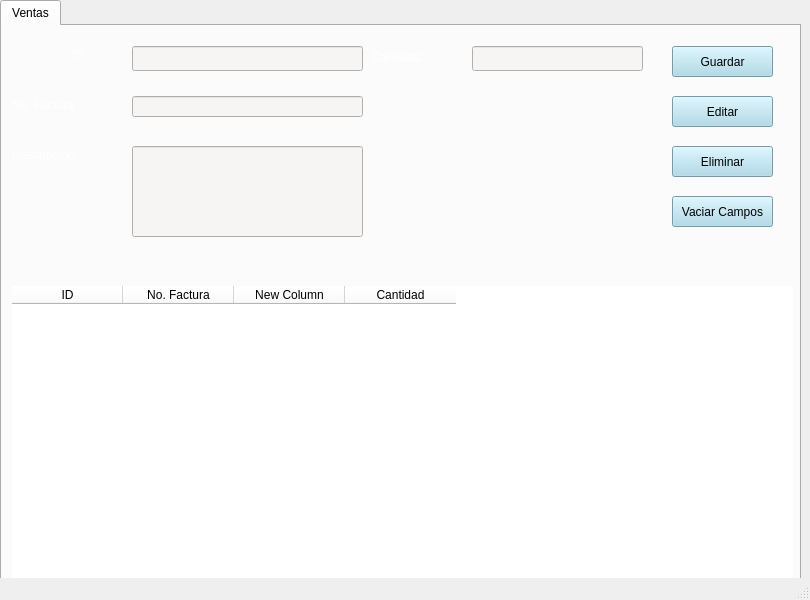
<?xml version="1.0" encoding="UTF-8"?>
<ui version="4.0">
 <class>Ventas</class>
 <widget class="QMainWindow" name="Ventas">
  <property name="geometry">
   <rect>
    <x>0</x>
    <y>0</y>
    <width>810</width>
    <height>600</height>
   </rect>
  </property>
  <property name="windowTitle">
   <string>Ventas.ui</string>
  </property>
  <widget class="QWidget" name="centralwidget">
   <widget class="QTabWidget" name="tabWidget">
    <property name="geometry">
     <rect>
      <x>0</x>
      <y>0</y>
      <width>801</width>
      <height>601</height>
     </rect>
    </property>
    <property name="minimumSize">
     <size>
      <width>22</width>
      <height>0</height>
     </size>
    </property>
    <property name="layoutDirection">
     <enum>Qt::LeftToRight</enum>
    </property>
    <property name="autoFillBackground">
     <bool>false</bool>
    </property>
    <property name="tabShape">
     <enum>QTabWidget::Rounded</enum>
    </property>
    <property name="currentIndex">
     <number>0</number>
    </property>
    <widget class="QWidget" name="Ventas">
     <attribute name="title">
      <string>Ventas</string>
     </attribute>
     <widget class="QTableWidget" name="tb_Ventas">
      <property name="geometry">
       <rect>
        <x>10</x>
        <y>260</y>
        <width>781</width>
        <height>301</height>
       </rect>
      </property>
      <property name="cursor" stdset="0">
       <cursorShape>CrossCursor</cursorShape>
      </property>
      <property name="styleSheet">
       <string notr="true">background-color: rgb(255, 255, 255);</string>
      </property>
      <property name="frameShape">
       <enum>QFrame::NoFrame</enum>
      </property>
      <property name="sizeAdjustPolicy">
       <enum>QAbstractScrollArea::AdjustToContents</enum>
      </property>
      <attribute name="horizontalHeaderDefaultSectionSize">
       <number>111</number>
      </attribute>
      <attribute name="verticalHeaderMinimumSectionSize">
       <number>23</number>
      </attribute>
      <attribute name="verticalHeaderDefaultSectionSize">
       <number>25</number>
      </attribute>
      <column>
       <property name="text">
        <string>ID</string>
       </property>
      </column>
      <column>
       <property name="text">
        <string>No. Factura</string>
       </property>
      </column>
      <column>
       <property name="text">
        <string>New Column</string>
       </property>
      </column>
      <column>
       <property name="text">
        <string>Cantidad</string>
       </property>
      </column>
     </widget>
     <widget class="QLabel" name="label">
      <property name="geometry">
       <rect>
        <x>70</x>
        <y>20</y>
        <width>41</width>
        <height>17</height>
       </rect>
      </property>
      <property name="styleSheet">
       <string notr="true">font: 14pt &quot;Ubuntu&quot;;
color: rgb(255, 255, 255);</string>
      </property>
      <property name="text">
       <string>ID:</string>
      </property>
     </widget>
     <widget class="QLabel" name="label_2">
      <property name="geometry">
       <rect>
        <x>370</x>
        <y>20</y>
        <width>91</width>
        <height>21</height>
       </rect>
      </property>
      <property name="styleSheet">
       <string notr="true">font: 14pt &quot;Ubuntu&quot;;
color: rgb(255, 255, 255);</string>
      </property>
      <property name="text">
       <string>Cantidad:</string>
      </property>
     </widget>
     <widget class="QLabel" name="label_3">
      <property name="geometry">
       <rect>
        <x>10</x>
        <y>70</y>
        <width>111</width>
        <height>17</height>
       </rect>
      </property>
      <property name="styleSheet">
       <string notr="true">font: 14pt &quot;Ubuntu&quot;;
color: rgb(255, 255, 255);</string>
      </property>
      <property name="text">
       <string>No. Factura</string>
      </property>
     </widget>
     <widget class="QLabel" name="label_4">
      <property name="geometry">
       <rect>
        <x>10</x>
        <y>120</y>
        <width>121</width>
        <height>17</height>
       </rect>
      </property>
      <property name="styleSheet">
       <string notr="true">font: 14pt &quot;Ubuntu&quot;;
color: rgb(255, 255, 255);</string>
      </property>
      <property name="text">
       <string>Descripcion:</string>
      </property>
     </widget>
     <widget class="QPushButton" name="bt_Guardar_Ventas">
      <property name="geometry">
       <rect>
        <x>670</x>
        <y>20</y>
        <width>101</width>
        <height>31</height>
       </rect>
      </property>
      <property name="styleSheet">
       <string notr="true">background-color: rgb(165, 215, 232);</string>
      </property>
      <property name="text">
       <string>Guardar</string>
      </property>
     </widget>
     <widget class="QPushButton" name="bt_Editar_Ventas">
      <property name="geometry">
       <rect>
        <x>670</x>
        <y>70</y>
        <width>101</width>
        <height>31</height>
       </rect>
      </property>
      <property name="styleSheet">
       <string notr="true">background-color: rgb(165, 215, 232);</string>
      </property>
      <property name="text">
       <string>Editar</string>
      </property>
     </widget>
     <widget class="QPushButton" name="bt_Eliminar_Ventas">
      <property name="geometry">
       <rect>
        <x>670</x>
        <y>120</y>
        <width>101</width>
        <height>31</height>
       </rect>
      </property>
      <property name="styleSheet">
       <string notr="true">background-color: rgb(165, 215, 232);</string>
      </property>
      <property name="text">
       <string>Eliminar</string>
      </property>
     </widget>
     <widget class="QPushButton" name="bt_Vaciar_Ventas">
      <property name="geometry">
       <rect>
        <x>670</x>
        <y>170</y>
        <width>101</width>
        <height>31</height>
       </rect>
      </property>
      <property name="styleSheet">
       <string notr="true">background-color: rgb(165, 215, 232);</string>
      </property>
      <property name="text">
       <string>Vaciar Campos</string>
      </property>
     </widget>
     <widget class="QLineEdit" name="line_Ventas_Id">
      <property name="geometry">
       <rect>
        <x>130</x>
        <y>20</y>
        <width>231</width>
        <height>25</height>
       </rect>
      </property>
      <property name="styleSheet">
       <string notr="true">background-color: rgb(246, 245, 244);</string>
      </property>
     </widget>
     <widget class="QLineEdit" name="line_Ventas_Cantidad">
      <property name="geometry">
       <rect>
        <x>470</x>
        <y>20</y>
        <width>171</width>
        <height>25</height>
       </rect>
      </property>
      <property name="styleSheet">
       <string notr="true">background-color: rgb(246, 245, 244);</string>
      </property>
     </widget>
     <widget class="QLineEdit" name="line_Ventas_Nfactura">
      <property name="geometry">
       <rect>
        <x>130</x>
        <y>70</y>
        <width>231</width>
        <height>21</height>
       </rect>
      </property>
      <property name="styleSheet">
       <string notr="true">background-color: rgb(246, 245, 244);</string>
      </property>
     </widget>
     <widget class="QLineEdit" name="line_Ventas_Descripcion">
      <property name="geometry">
       <rect>
        <x>130</x>
        <y>120</y>
        <width>231</width>
        <height>91</height>
       </rect>
      </property>
      <property name="styleSheet">
       <string notr="true">background-color: rgb(246, 245, 244);</string>
      </property>
      <property name="echoMode">
       <enum>QLineEdit::Password</enum>
      </property>
     </widget>
    </widget>
   </widget>
  </widget>
  <widget class="QStatusBar" name="statusbar"/>
 </widget>
 <resources/>
 <connections/>
</ui>
